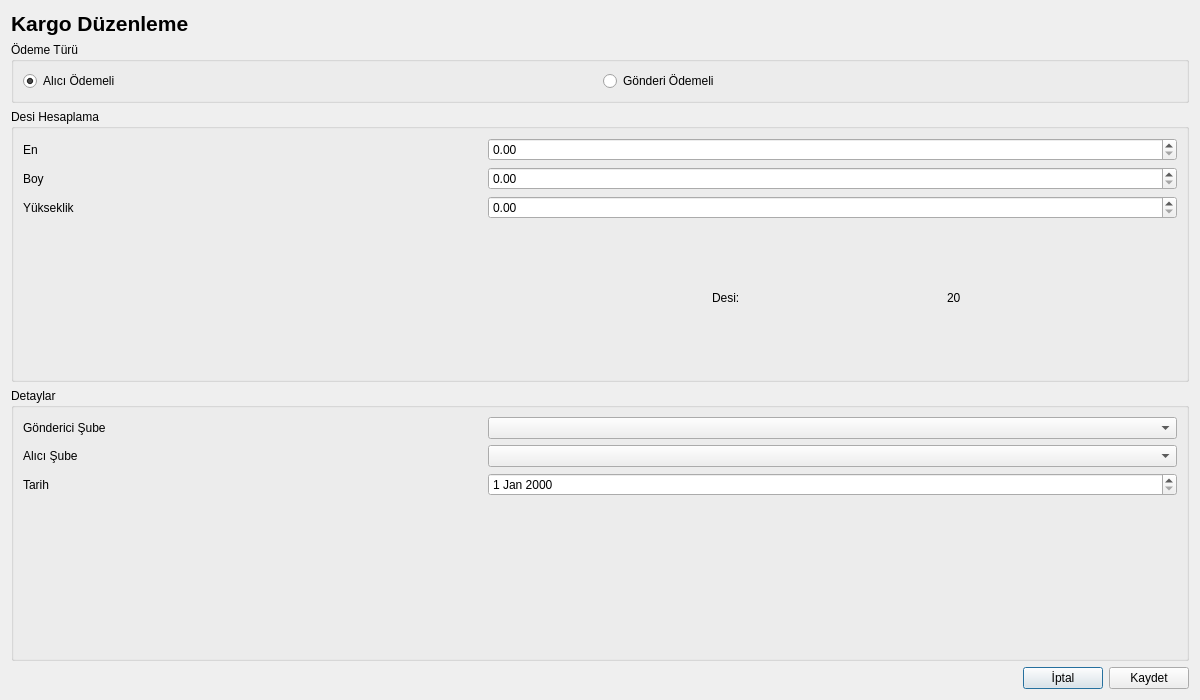
<?xml version="1.0" encoding="UTF-8"?>
<ui version="4.0">
 <class>KRGKargoDuzenleme</class>
 <widget class="QDialog" name="KRGKargoDuzenleme">
  <property name="geometry">
   <rect>
    <x>0</x>
    <y>0</y>
    <width>1200</width>
    <height>700</height>
   </rect>
  </property>
  <property name="windowTitle">
   <string>Dialog</string>
  </property>
  <layout class="QGridLayout" name="gridLayout_7">
   <item row="0" column="0">
    <layout class="QVBoxLayout" name="verticalLayout_3">
     <item>
      <widget class="QLabel" name="label">
       <property name="font">
        <font>
         <pointsize>16</pointsize>
         <weight>75</weight>
         <bold>true</bold>
        </font>
       </property>
       <property name="text">
        <string>Kargo Düzenleme</string>
       </property>
      </widget>
     </item>
     <item>
      <layout class="QVBoxLayout" name="verticalLayout_8">
       <item>
        <widget class="QGroupBox" name="groupBoxOdemeTuru_2">
         <property name="title">
          <string>Ödeme Türü</string>
         </property>
         <layout class="QGridLayout" name="gridLayout_3">
          <item row="0" column="0">
           <layout class="QHBoxLayout" name="horizontalLayout_10" stretch="1,1">
            <item>
             <widget class="QRadioButton" name="radiobtnAliciOdemeli_2">
              <property name="text">
               <string>Alıcı Ödemeli</string>
              </property>
              <property name="checked">
               <bool>true</bool>
              </property>
             </widget>
            </item>
            <item>
             <widget class="QRadioButton" name="radiobtnGonderiOdemeli_2">
              <property name="text">
               <string>Gönderi Ödemeli</string>
              </property>
             </widget>
            </item>
           </layout>
          </item>
         </layout>
        </widget>
       </item>
       <item>
        <widget class="QGroupBox" name="groupBoxDesi_2">
         <property name="title">
          <string>Desi Hesaplama</string>
         </property>
         <layout class="QGridLayout" name="gridLayout_4">
          <item row="0" column="0">
           <layout class="QVBoxLayout" name="verticalLayout_2" stretch="1,1,1,1">
            <item>
             <layout class="QHBoxLayout" name="horizontalLayout_6" stretch="2,3">
              <item>
               <widget class="QLabel" name="lblDesiEn_2">
                <property name="text">
                 <string>En</string>
                </property>
                <property name="buddy">
                 <cstring>dspinboxDesiEn</cstring>
                </property>
               </widget>
              </item>
              <item>
               <widget class="QDoubleSpinBox" name="dspinboxDesiEn_2"/>
              </item>
             </layout>
            </item>
            <item>
             <layout class="QHBoxLayout" name="horizontalLayout_12" stretch="2,3">
              <item>
               <widget class="QLabel" name="lblDesiBoy_2">
                <property name="text">
                 <string>Boy</string>
                </property>
                <property name="buddy">
                 <cstring>dspinboxDesiBoy</cstring>
                </property>
               </widget>
              </item>
              <item>
               <widget class="QDoubleSpinBox" name="dspinboxDesiBoy_2"/>
              </item>
             </layout>
            </item>
            <item>
             <layout class="QHBoxLayout" name="horizontalLayout_13" stretch="2,3">
              <item>
               <widget class="QLabel" name="lblDesiYukseklik_2">
                <property name="text">
                 <string>Yükseklik</string>
                </property>
                <property name="buddy">
                 <cstring>dspinboxDesiYukseklik</cstring>
                </property>
               </widget>
              </item>
              <item>
               <widget class="QDoubleSpinBox" name="dspinboxDesiYukseklik_2"/>
              </item>
             </layout>
            </item>
            <item>
             <layout class="QHBoxLayout" name="horizontalLayout_2" stretch="3,1,1">
              <item>
               <spacer name="horizontalSpacer_2">
                <property name="orientation">
                 <enum>Qt::Horizontal</enum>
                </property>
                <property name="sizeHint" stdset="0">
                 <size>
                  <width>40</width>
                  <height>20</height>
                 </size>
                </property>
               </spacer>
              </item>
              <item>
               <widget class="QLabel" name="lblDesiSonuctanOncekiLabel_2">
                <property name="text">
                 <string>Desi:</string>
                </property>
               </widget>
              </item>
              <item>
               <widget class="QLabel" name="lblDesiSonucSayi_2">
                <property name="text">
                 <string>20</string>
                </property>
               </widget>
              </item>
             </layout>
            </item>
           </layout>
          </item>
         </layout>
        </widget>
       </item>
       <item>
        <widget class="QGroupBox" name="groupBoxDetaylar_2">
         <property name="title">
          <string>Detaylar</string>
         </property>
         <layout class="QGridLayout" name="gridLayout_6">
          <item row="0" column="0">
           <layout class="QVBoxLayout" name="verticalLayout_9">
            <item>
             <layout class="QHBoxLayout" name="horizontalLayout_14" stretch="2,3">
              <item>
               <widget class="QLabel" name="lblGondericiSube_2">
                <property name="text">
                 <string>Gönderici Şube</string>
                </property>
                <property name="buddy">
                 <cstring>comboboxGondericiSube</cstring>
                </property>
               </widget>
              </item>
              <item>
               <widget class="QComboBox" name="comboboxGondericiSube_2"/>
              </item>
             </layout>
            </item>
            <item>
             <layout class="QHBoxLayout" name="horizontalLayout_15" stretch="2,3">
              <item>
               <widget class="QLabel" name="lblAliciSube_2">
                <property name="text">
                 <string>Alıcı Şube</string>
                </property>
                <property name="buddy">
                 <cstring>comboboxAliciSube</cstring>
                </property>
               </widget>
              </item>
              <item>
               <widget class="QComboBox" name="comboboxAliciSube_2"/>
              </item>
             </layout>
            </item>
            <item>
             <layout class="QHBoxLayout" name="horizontalLayout_16" stretch="2,3">
              <item>
               <widget class="QLabel" name="lblTarih_2">
                <property name="text">
                 <string>Tarih</string>
                </property>
                <property name="buddy">
                 <cstring>dateEditTarih</cstring>
                </property>
               </widget>
              </item>
              <item>
               <widget class="QDateEdit" name="dateEditTarih_2">
                <property name="calendarPopup">
                 <bool>false</bool>
                </property>
               </widget>
              </item>
             </layout>
            </item>
            <item>
             <spacer name="verticalSpacer_2">
              <property name="orientation">
               <enum>Qt::Vertical</enum>
              </property>
              <property name="sizeHint" stdset="0">
               <size>
                <width>20</width>
                <height>40</height>
               </size>
              </property>
             </spacer>
            </item>
           </layout>
          </item>
         </layout>
        </widget>
       </item>
      </layout>
     </item>
     <item>
      <layout class="QHBoxLayout" name="horizontalLayout_17">
       <item>
        <spacer name="horizontalSpacer_3">
         <property name="orientation">
          <enum>Qt::Horizontal</enum>
         </property>
         <property name="sizeHint" stdset="0">
          <size>
           <width>40</width>
           <height>20</height>
          </size>
         </property>
        </spacer>
       </item>
       <item>
        <widget class="QPushButton" name="pushButtonIptal">
         <property name="text">
          <string>İptal</string>
         </property>
        </widget>
       </item>
       <item>
        <widget class="QPushButton" name="pushButtonKaydet">
         <property name="text">
          <string>Kaydet</string>
         </property>
        </widget>
       </item>
      </layout>
     </item>
    </layout>
   </item>
  </layout>
 </widget>
 <resources/>
 <connections>
  <connection>
   <sender>pushButtonIptal</sender>
   <signal>clicked()</signal>
   <receiver>KRGKargoDuzenleme</receiver>
   <slot>reject()</slot>
   <hints>
    <hint type="sourcelabel">
     <x>1059</x>
     <y>677</y>
    </hint>
    <hint type="destinationlabel">
     <x>809</x>
     <y>673</y>
    </hint>
   </hints>
  </connection>
  <connection>
   <sender>pushButtonKaydet</sender>
   <signal>clicked()</signal>
   <receiver>KRGKargoDuzenleme</receiver>
   <slot>accept()</slot>
   <hints>
    <hint type="sourcelabel">
     <x>1130</x>
     <y>674</y>
    </hint>
    <hint type="destinationlabel">
     <x>917</x>
     <y>657</y>
    </hint>
   </hints>
  </connection>
 </connections>
</ui>
